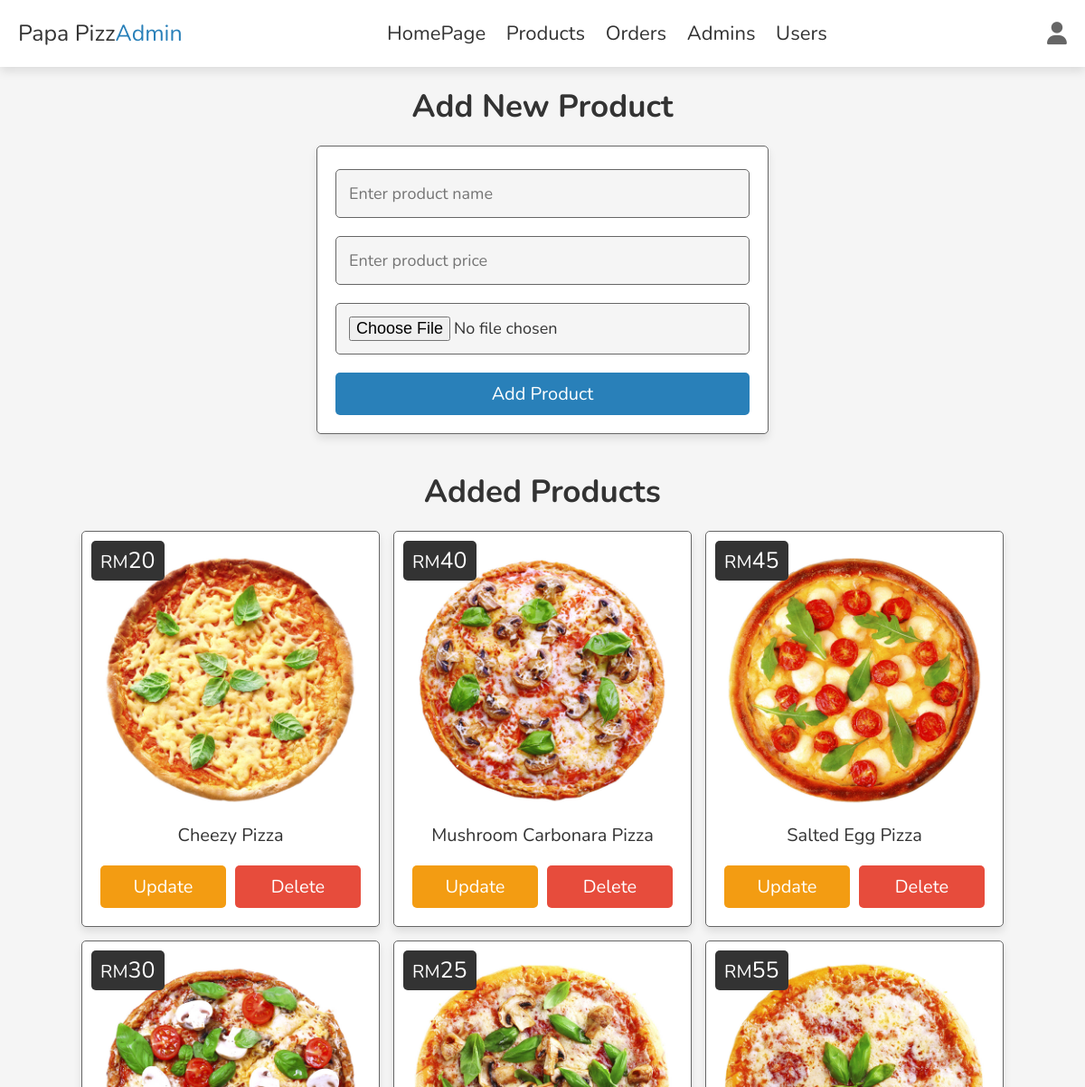
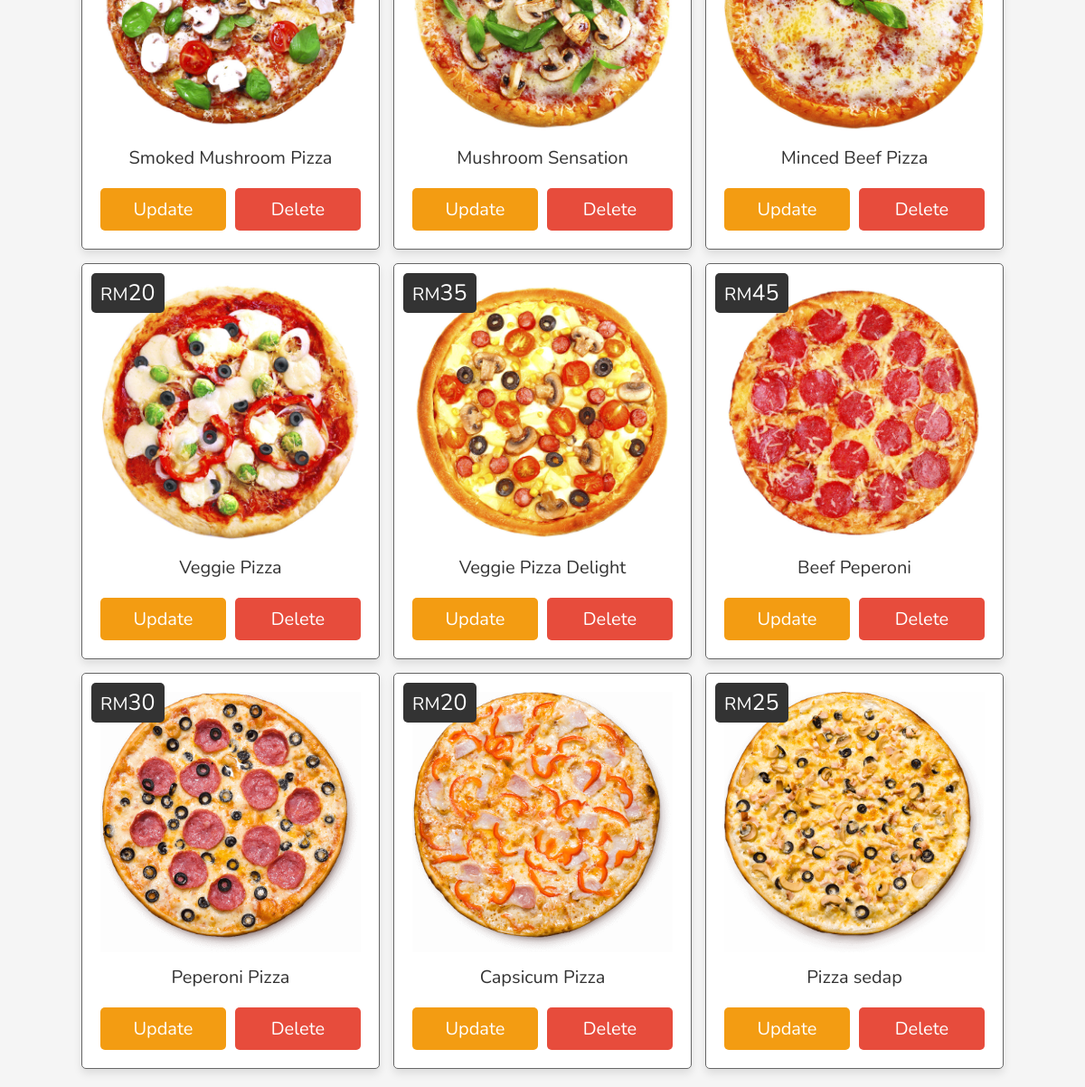
Screenshot of /admin_products.php (signed in) with the database file from the repository (2 pictures, top to bottom).
### tables this page shows
CREATE TABLE `products` (
  `id` int(100) NOT NULL,
  `name` varchar(100) NOT NULL,
  `price` int(10) NOT NULL,
  `image` varchar(100) NOT NULL
);

### admin_products.php (the view, shortened to what this page needs)
<?php
include 'config.php';
?>
<!DOCTYPE html>
<html lang="en">
<head>
   <link rel="stylesheet" href="https://cdnjs.cloudflare.com/ajax/libs/font-awesome/6.1.1/css/all.min.css">
   <link rel="stylesheet" href="css/admin_style.css">
</head>
<body>
<?php include 'admin_header.php' ?>
<section class="add-products">
   <h1 class="heading">add new product</h1>
   <form action="" method="post" enctype="multipart/form-data">
      <input type="text" class="box" required maxlength="100" placeholder="Enter product name" name="name">
      <input type="number" min="0" class="box" required max="9999999999" placeholder="Enter product price" onkeypress="if(this.value.length == 10) return false;" name="price">
      <input type="file" name="image" accept="image/jpg, image/jpeg, image/png" class="box" required>
      <input type="submit" value="add product" class="btn" name="add_product">
   </form>
</section>
<section class="show-products">
   <h1 class="heading">added products</h1>
   <div class="box-container">
   <?php
      $select_products = $conn->prepare("SELECT * FROM `products`");
      $select_products->execute();
      if($select_products->rowCount() > 0){
         while($fetch_products = $select_products->fetch(PDO::FETCH_ASSOC)){
   ?>
   <div class="box">
      <div class="price">RM<span><?= $fetch_products['price']; ?></span></div>
      <img src="uploaded_img/<?= $fetch_products['image']; ?>" alt="">
      <div class="name"><?= $fetch_products['name']; ?></div>
      <div class="flex-btn">
         <a href="admin_product_update.php?update=<?= $fetch_products['id']; ?>" class="option-btn">update</a>
         <a href="admin_products.php?delete=<?= $fetch_products['id']; ?>" class="delete-btn" onclick="return confirm('delete this product?');">delete</a>
      </div>
   </div>
   <?php
         }
      }else{
         echo '<p class="empty">no products added yet!</p>';
      }
   ?>
   </div>
</section>
</body>
</html>

### config.php (shortened to what this page needs)
<!DOCTYPE html>
<html lang="en">
<head>
   <link rel="stylesheet" href="https://cdnjs.cloudflare.com/ajax/libs/font-awesome/6.1.1/css/all.min.css">
   <link rel="stylesheet" href="css/style.css">
</head>
<body>

### admin_header.php (shortened to what this page needs)
<header class="header">
   <section class="flex">
      <a href="admin_page.php" class="logo">Papa Pizz<span>Admin</span></a>
      <nav class="navbar">
         <a href="admin_page.php">HomePage</a>
         <a href="admin_products.php">Products</a>
         <a href="admin_orders.php">Orders</a>
         <a href="admin_accounts.php">Admins</a>
         <a href="users_accounts.php">Users</a>
      </nav>
      <div class="icons">
         <div id="user-btn" class="fas fa-user"></div>
      </div>
   </section>
</header>

### css/style.css (style rules this page uses)
:root { --red:#e74c3c; --black:#333; --white:#fff; --light-bg:#f5f5f5; --light-color:#666; --border:.1rem solid var(--light-color); --box-shadow:0 .5rem 1rem rgba(0,0,0,.1); }
* { font-family: 'Nunito', sans-serif; margin:0; padding:0; box-sizing: border-box; outline: none; border:none; text-decoration: none; transition: .2s linear; }
html { font-size: 62.5%; overflow-x: hidden; scroll-behavior: smooth; scroll-padding-top: 7rem; }
body { background: var(--light-bg); }
section { padding:2rem; margin:0 auto; max-width: 1200px; }
.heading { text-align: center; margin-bottom: 2rem; font-size: 4rem; color:var(--black); text-transform: capitalize; }
.btn { display: block; width: 100%; margin-top: 1rem; border-radius: .5rem; padding:1rem 3rem; font-size: 2rem; color:var(--white); background-color: var(--red); cursor: pointer; text-transform: capitalize; text-align: center; }
.header { position:sticky; top:0; left:0; right:0; background-color: var(--white); box-shadow: var(--box-shadow); z-index: 1000; }
.header .flex { display: flex; align-items: center; justify-content: space-between; position: relative; }
.header .flex .logo { font-size: 2.5rem; color:var(--black); }
.header .flex .logo span { color: var(--red); }
.header .flex .navbar a { margin:0 1rem; font-size: 2.2rem; color:var(--black); }
.header .flex .icons div { font-size: 2.5rem; color:var(--light-color); cursor: pointer; margin-left: 1.7rem; }

### css/admin_style.css (style rules this page uses)
:root { --main-color:#2980b9; --red:#e74c3c; --orange:#f39c12; --black:#333; --white:#fff; --light-bg:#f5f5f5; --light-color:#666; --border:.1rem solid var(--light-color); --box-shadow:0 .5rem 1rem rgba(0,0,0,.1); }
* { font-family: 'Nunito', sans-serif; margin:0; padding:0; box-sizing: border-box; outline: none; border:none; text-decoration: none; transition: .2s linear; }
html { font-size: 62.5%; overflow-x: hidden; scroll-behavior: smooth; scroll-padding-top: 7rem; }
body { background: var(--light-bg); }
section { padding:2rem; margin:0 auto; max-width: 1200px; }
.heading { text-align: center; margin-bottom: 2rem; font-size: 3.5rem; color:var(--black); text-transform: capitalize; }
.delete-btn, .option-btn, .btn { display: block; width: 100%; margin-top: 1rem; border-radius: .5rem; padding:1rem 3rem; font-size: 2rem; color:var(--white); cursor: pointer; text-transform: capitalize; text-align: center; }
.btn { background-color: var(--main-color); }
.delete-btn { background-color: var(--red); }
.option-btn { background-color: var(--orange); }
.flex-btn { display: flex; gap:1rem; }
.header { position:sticky; top:0; left:0; right:0; background-color: var(--white); box-shadow: var(--box-shadow); z-index: 1000; }
.header .flex { display: flex; align-items: center; justify-content: space-between; position: relative; }
.header .flex .logo { font-size: 2.5rem; color:var(--black); }
.header .flex .logo span { color: var(--main-color); }
.header .flex .navbar a { margin:0 1rem; font-size: 2.2rem; color:var(--black); }
.header .flex .icons div { font-size: 2.5rem; color:var(--light-color); cursor: pointer; margin-left: 1.7rem; }
.add-products form { max-width: 50rem; margin:0 auto; background-color: var(--white); border-radius: .5rem; box-shadow: var(--box-shadow); padding:2rem; border:var(--border); padding-top: 1.5rem; }
.add-products form .box { width: 100%; padding:1.4rem; font-size: 1.8rem; color:var(--black); border-radius: .5rem; border:var(--border); background-color: var(--light-bg); margin:1rem 0; }
.show-products .box-container { display: grid; grid-template-columns: repeat(auto-fit, 33rem); gap:1.5rem; align-items: flex-start; justify-content: center; }
.show-products .box-container .box { padding:2rem; text-align: center; border-radius: .5rem; border:var(--border); background-color: var(--white); box-shadow: var(--box-shadow); position: relative; }
.show-products .box-container .box img { width: 100%; }
.show-products .box-container .box .price { position: absolute; top:1rem; left:1rem; border-radius: .5rem; background-color: var(--black); color:var(--white); padding:.5rem 1rem; font-size: 2rem; }
.show-products .box-container .box .price span { font-size: 2.5rem; }
.show-products .box-container .box .name { margin:1rem 0; font-size: 2rem; color:var(--black); }

### rows the page displays
products: price "20", image (picture), name "Cheezy Pizza"
products: price "40", image (picture), name "Mushroom Carbonara Pizza"
products: price "45", image (picture), name "Salted Egg Pizza"
products: price "30", image (picture), name "Smoked Mushroom Pizza"
products: price "25", image (picture), name "Mushroom Sensation"
products: price "55", image (picture), name "Minced Beef Pizza"
products: price "20", image (picture), name "Veggie Pizza"
products: price "35", image (picture), name "Veggie Pizza Delight"
products: price "45", image (picture), name "Beef Peperoni"
products: price "30", image (picture), name "Peperoni Pizza"
products: price "20", image (picture), name "Capsicum Pizza"
products: price "25", image (picture), name "Pizza sedap"
